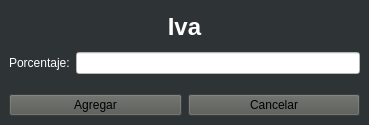
<?xml version="1.0" encoding="UTF-8"?>
<ui version="4.0">
 <class>VentanaAgregarIvaGui</class>
 <widget class="QMainWindow" name="VentanaAgregarIvaGui">
  <property name="geometry">
   <rect>
    <x>0</x>
    <y>0</y>
    <width>369</width>
    <height>125</height>
   </rect>
  </property>
  <property name="maximumSize">
   <size>
    <width>369</width>
    <height>125</height>
   </size>
  </property>
  <property name="windowTitle">
   <string>Agregar Marca</string>
  </property>
  <property name="styleSheet">
   <string notr="true">background-color: rgb(46, 52, 54);</string>
  </property>
  <widget class="QWidget" name="centralwidget">
   <layout class="QGridLayout" name="gridLayout">
    <item row="0" column="0">
     <layout class="QVBoxLayout" name="verticalLayout">
      <item>
       <widget class="QLabel" name="label_2">
        <property name="styleSheet">
         <string notr="true">color: rgb(255, 255, 255);</string>
        </property>
        <property name="text">
         <string>&lt;html&gt;&lt;head/&gt;&lt;body&gt;&lt;p align=&quot;center&quot;&gt;&lt;span style=&quot; font-size:18pt; font-weight:600;&quot;&gt;Iva&lt;/span&gt;&lt;/p&gt;&lt;/body&gt;&lt;/html&gt;</string>
        </property>
       </widget>
      </item>
      <item>
       <layout class="QFormLayout" name="formLayout">
        <item row="0" column="0">
         <widget class="QLabel" name="label">
          <property name="styleSheet">
           <string notr="true">color: rgb(255, 255, 255);</string>
          </property>
          <property name="text">
           <string>Porcentaje:</string>
          </property>
         </widget>
        </item>
        <item row="0" column="1">
         <widget class="QLineEdit" name="txtIva">
          <property name="styleSheet">
           <string notr="true">background-color: rgb(255, 255, 255);</string>
          </property>
         </widget>
        </item>
       </layout>
      </item>
     </layout>
    </item>
    <item row="1" column="0">
     <layout class="QHBoxLayout" name="horizontalLayout_2">
      <item>
       <widget class="QPushButton" name="btnAgregar">
        <property name="styleSheet">
         <string notr="true">background-color: rgb(85, 87, 83);</string>
        </property>
        <property name="text">
         <string>Agregar</string>
        </property>
       </widget>
      </item>
      <item>
       <widget class="QPushButton" name="btnCancelar">
        <property name="styleSheet">
         <string notr="true">background-color: rgb(85, 87, 83);</string>
        </property>
        <property name="text">
         <string>Cancelar</string>
        </property>
       </widget>
      </item>
     </layout>
    </item>
   </layout>
  </widget>
 </widget>
 <resources/>
 <connections/>
</ui>
